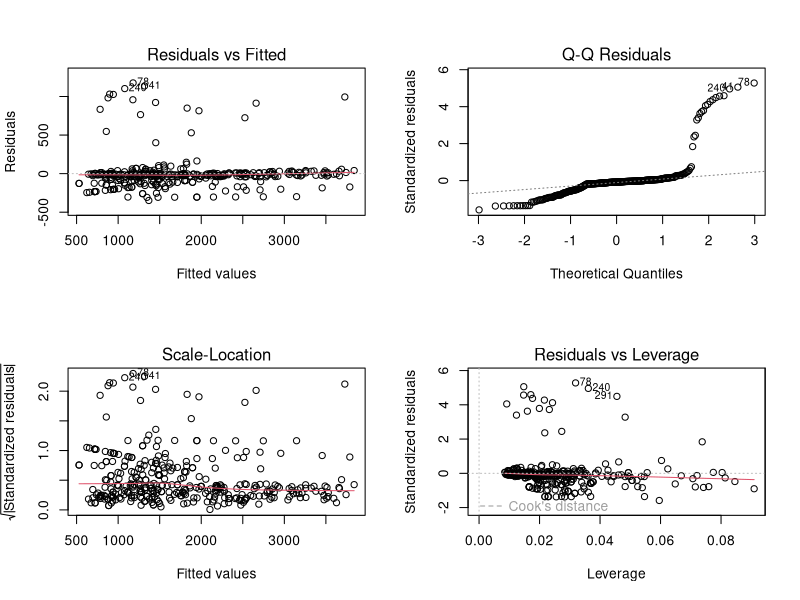
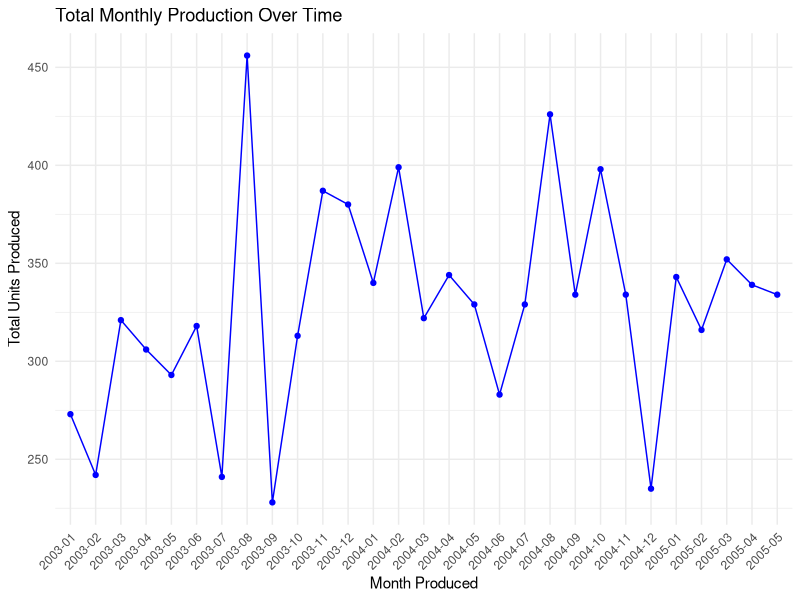
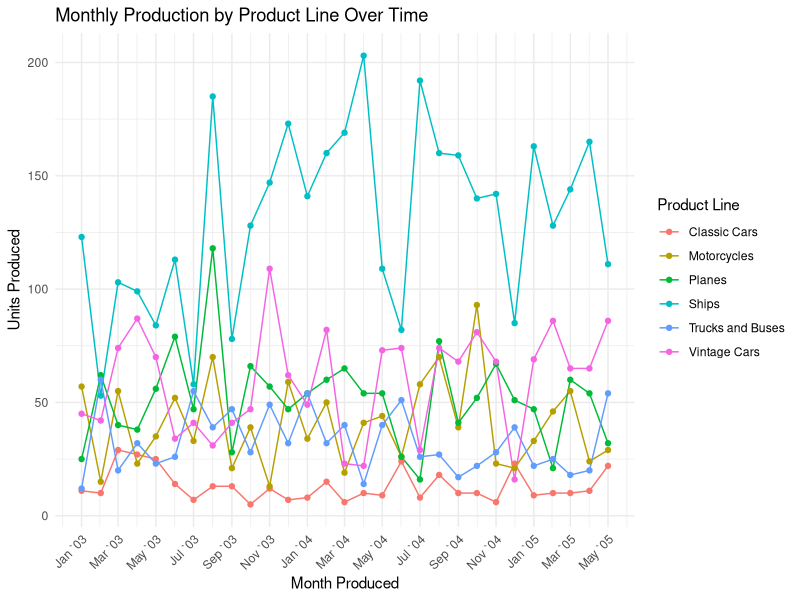
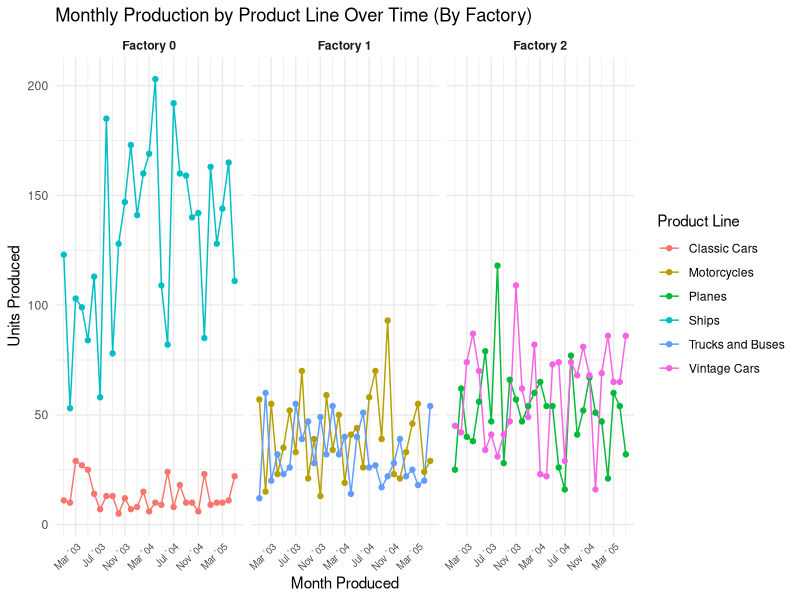
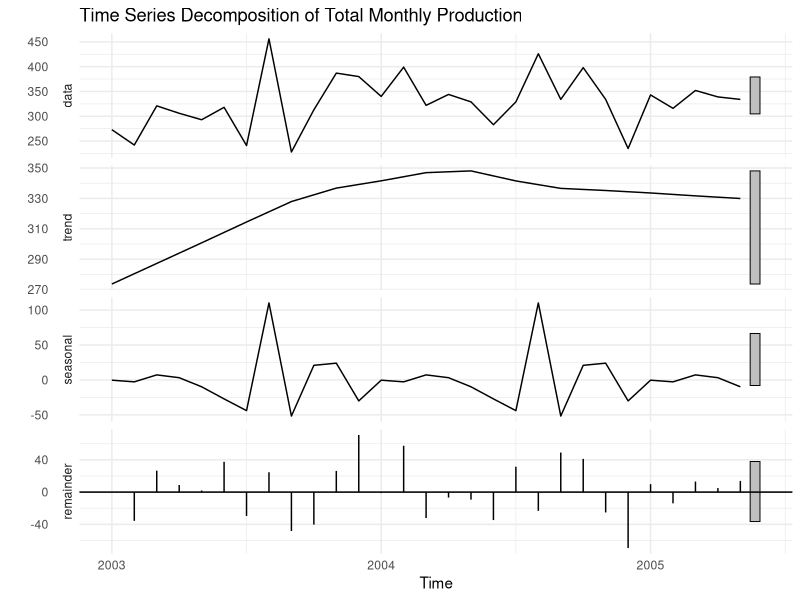
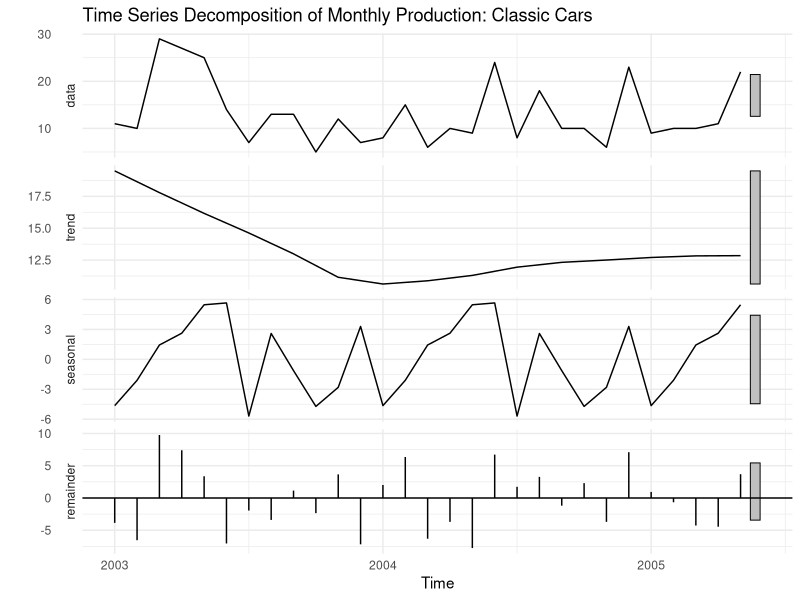
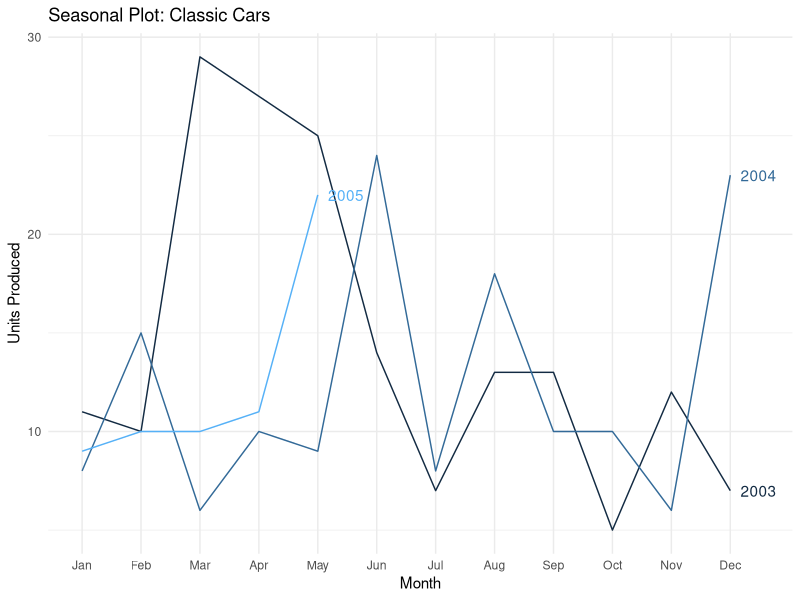
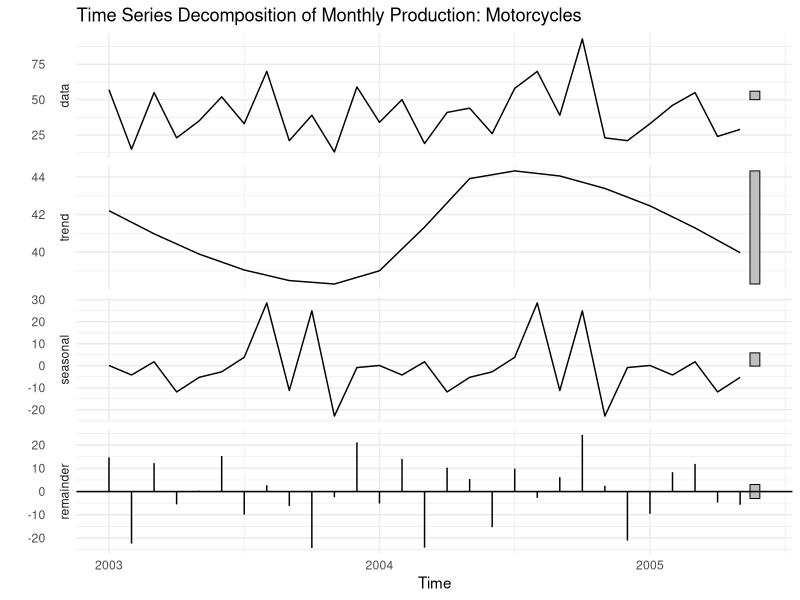

These charts were generated, in order, by the following R code:
## ---- chunk 1
library(readr)
library(tidyverse)
library(lubridate)
library(car)
library(MASS)
library(ggplot2)
library(dplyr)
library(forecast)
## ---- chunk 2
# Import production data, convert weeks into date datatype
production_data <- read_csv('CSV/weekly_factory_production.csv',
                            col_types = cols(
                              week = col_date(format = "%Y-%m-%d")))

# Import sales data, Convert N/A values back to North America, and convert date into date datatype
sales_data <- read_csv("CSV/sales_data_sample_cleaned.csv")
sales_data$TERRITORY[is.na(sales_data$TERRITORY)] <- "NA"
sales_data$ORDERDATE <- mdy(sales_data$ORDERDATE)

## ---- chunk 3
# Inspect data types
print("Inspect Data Types")
str(production_data)

# Observe Descriptive Statistics
print("Summarize Data Statistics")
summary(production_data)

# Verify missing values. If present, resolve conflict.
print("Verify Missing Values")
colSums((is.na(production_data)))

## ---- chunk 4

# Implement a Month column displaying the month and year for aggregation and visualization
production_data$Month <- format(production_data$week, "%Y-%m")
# Create a Month_Ordered Column containing the month and year combined. Will be used for future aggregations
sales_data$MONTH_ORDERED <- format(sales_data$ORDERDATE, "%Y-%m")

# Rename all columns to exclude spaces
production_data <- production_data %>%
  rename(
     "Classic_Cars" = `Classic Cars`,
     "Trucks_and_Buses" = `Trucks and Buses`,
     "Vintage_Cars" = `Vintage Cars` 
  )

sales_data <- sales_data %>%
  mutate(PRODUCTLINE = gsub(" ", "_", PRODUCTLINE))


# Calculate total production
production_data$TOTAL_UNITS <- production_data$Classic_Cars + production_data$Motorcycles + production_data$Planes +
  production_data$Ships + production_data$Trucks_and_Buses + production_data$Vintage_Cars

# We need to know the rough cost to produce individual products. Calculate the Cost Per Unit (CPU) by dividing the total sales by the total units.
production_data$`AGGREGATE_CPU` <- production_data$weekly_cost / production_data$TOTAL_UNITS

# The outlier column indicates sections of weekly cost data that deviates from the norm. Create a flag column with 1 indicating that the row has outlieing data
production_data$outlier_flag <- if_else(production_data$outlier > 0, 1, 0)

## ---- chunk 5
# Crate a long format of production data
weekly_productions_by_productline <- production_data %>% 
  group_by(Month) %>%
  pivot_longer(
    cols = c(Classic_Cars,Motorcycles, Planes, Ships, Trucks_and_Buses, Vintage_Cars),
    names_to = "PRODUCTLINE",
    values_to = "UNITS_PRODUCED"
  )
# Calculate product costs
weekly_productions_by_productline$AGG_PRODUCT_COSTS <- weekly_productions_by_productline$`AGGREGATE_CPU`* weekly_productions_by_productline$UNITS_PRODUCED

weekly_productions_by_productline
## ---- chunk 6
# Include the factory and outliers for the regression

Master_Regression <- lm(weekly_cost ~ Classic_Cars + Motorcycles + Planes + Ships + 
                  Trucks_and_Buses + Vintage_Cars + factor(factory_id), 
                  data = production_data,
                  weights = if_else(production_data$outlier == 0, 1, 0))
summary(Master_Regression)
par(mfrow=c(2,2))
plot(Master_Regression)
par(mfrow=c(1,1))
## ---- chunk 7
 
# Assign predicted coefficients of regression model to long format model
reg_coeffs <- coef(Master_Regression)
#Clean up the back ticks generated in production line names
names(reg_coeffs) <- gsub("`","", names(reg_coeffs))
# Define the base production intercept
base_intercept <- reg_coeffs["(Intercept)"]

# Implement regression calculated product cost per unit
weekly_productions_by_productline <- weekly_productions_by_productline %>%
  mutate(
    REGRESSION_CPU = ifelse(UNITS_PRODUCED > 0,
                            reg_coeffs[PRODUCTLINE],
                            0)
    )

# add intercepts based on factory id_ factory 0 is base ID
weekly_productions_by_productline <- weekly_productions_by_productline %>%
  mutate(
    REG_FACTORY_BASE_COST = base_intercept + case_when(
      factory_id == 1 ~ reg_coeffs["factor(factory_id)1"],
      factory_id == 2 ~ reg_coeffs["factor(factory_id)2"],
      TRUE            ~ 0 # This handles Factory 0
    )
  )
# add regression product costs
weekly_productions_by_productline$REG_TTL_PROD_COST_NO_BASE <- weekly_productions_by_productline$REGRESSION_CPU * weekly_productions_by_productline$UNITS_PRODUCED

weekly_productions_by_productline
## ---- chunk 8
# condense the data by month and product line
monthly_productions_factory_X_productline <- weekly_productions_by_productline %>%
  group_by(Month, PRODUCTLINE, factory_id) %>%
  summarise(
    TOTAL_UNITS_PRODUCED = sum(UNITS_PRODUCED),
    .groups = "drop"
  ) %>% filter(TOTAL_UNITS_PRODUCED != 0)
# Implement regression calculated product cost per unit
monthly_productions_factory_X_productline <- monthly_productions_factory_X_productline %>%
  mutate(
    REGRESSION_CPU = ifelse(TOTAL_UNITS_PRODUCED > 0,
                            reg_coeffs[PRODUCTLINE],
                            0)
    )

# add intercepts based on factory id_ factory 0 is base ID
monthly_productions_factory_X_productline <-monthly_productions_factory_X_productline %>%
  mutate(
    REG_FACTORY_BASE_COST = base_intercept + case_when(
      factory_id == 1 ~ reg_coeffs["factor(factory_id)1"],
      factory_id == 2 ~ reg_coeffs["factor(factory_id)2"],
      TRUE            ~ 0 # This handles Factory 0
    )
  )
# add regression product costs without base
monthly_productions_factory_X_productline$REG_PROD_COST_NO_BASE <-monthly_productions_factory_X_productline$REGRESSION_CPU * monthly_productions_factory_X_productline$TOTAL_UNITS_PRODUCED
# add regression product costs with base
monthly_productions_factory_X_productline$AVG_PRODUCTION_COST_W_BASE <- monthly_productions_factory_X_productline$REGRESSION_CPU *
  monthly_productions_factory_X_productline$TOTAL_UNITS_PRODUCED + 
  monthly_productions_factory_X_productline$REG_FACTORY_BASE_COST

monthly_productions_factory_X_productline

## ---- chunk 9
#Calculate average price by product type- used for product monthly data
monthly_sales_by_productline <- sales_data %>%
  group_by(MONTH_ORDERED, PRODUCTLINE) %>%
  summarise(
    MIN_PRICE_SOLD = min(PRICEEACH, na.rm = TRUE),
      AVG_PRICE_SOLD = mean(PRICEEACH, na.rm = TRUE),
    MAX_PRICE_SOLD = max(PRICEEACH, na.rm = TRUE),
    AVG_SHIPPED_PER_ORDER = mean(QUANTITYORDERED, na.rm = TRUE),
    TOTAL_SHIPPED = sum(QUANTITYORDERED, na.rm = TRUE),
    TOTAL_SALES = sum(SALES)
  )
monthly_sales_by_productline
## ---- chunk 10
# Implement a Full join of the condensed production data and sales data
Final_SalesXProduction_Productline <- monthly_productions_factory_X_productline %>%
  full_join(monthly_sales_by_productline,
            by = c("Month" = "MONTH_ORDERED","PRODUCTLINE"))
# Calculate profits per product
Final_SalesXProduction_Productline$MIN_PRODUCT_PROFIT <- Final_SalesXProduction_Productline$MIN_PRICE_SOLD - Final_SalesXProduction_Productline$REGRESSION_CPU
Final_SalesXProduction_Productline$AVG_PRODUCT_PROFIT <- Final_SalesXProduction_Productline$AVG_PRICE_SOLD - Final_SalesXProduction_Productline$REGRESSION_CPU
Final_SalesXProduction_Productline$Max_PRODUCT_PROFIT <- Final_SalesXProduction_Productline$MAX_PRICE_SOLD - Final_SalesXProduction_Productline$REGRESSION_CPU
            
# Add Average Revenue per product
Final_SalesXProduction_Productline$MIN_TOTAL_REVENUE <- Final_SalesXProduction_Productline$TOTAL_SHIPPED * Final_SalesXProduction_Productline$MIN_PRICE_SOLD
Final_SalesXProduction_Productline$AVG_TOTAL_REVENUE <- Final_SalesXProduction_Productline$TOTAL_SHIPPED * Final_SalesXProduction_Productline$AVG_PRICE_SOLD
Final_SalesXProduction_Productline$MAX_TOTAL_REVENUE <- Final_SalesXProduction_Productline$TOTAL_SHIPPED * Final_SalesXProduction_Productline$MAX_PRICE_SOLD
# Add average profit 
Final_SalesXProduction_Productline$MIN_TOTAL_PROFIT <- Final_SalesXProduction_Productline$MIN_TOTAL_REVENUE - Final_SalesXProduction_Productline$AVG_PRODUCTION_COST_W_BASE
Final_SalesXProduction_Productline$AVG_TOTAL_PROFIT <- Final_SalesXProduction_Productline$AVG_TOTAL_REVENUE - Final_SalesXProduction_Productline$AVG_PRODUCTION_COST_W_BASE
Final_SalesXProduction_Productline$MAX_TOTAL_PROFIT <- Final_SalesXProduction_Productline$MAX_TOTAL_REVENUE - Final_SalesXProduction_Productline$AVG_PRODUCTION_COST_W_BASE
Final_SalesXProduction_Productline$ACTUAL_TOTAL_PROFIT <- Final_SalesXProduction_Productline$TOTAL_SALES - Final_SalesXProduction_Productline$AVG_PRODUCTION_COST_W_BASE

Final_SalesXProduction_Productline
## ---- chunk 11
# Aggregate the monthly data
#predicted weekly costs
production_data$PREDICTED_WEEKLY_COST <- predict(Master_Regression, newdata = production_data)

Summary_Monthly_Data <- production_data %>%
  group_by(Month) %>%
  summarise(
    MONTHLY_PRODUCTION  = sum(TOTAL_UNITS),
    ACTUAL_MONTHLY_COST = sum(weekly_cost),
    PRED_MONTHLY_COST   = sum(PREDICTED_WEEKLY_COST),
    #Actual Cost Per Unit
    ACTUAL_AVG_CPU      = ACTUAL_MONTHLY_COST / MONTHLY_PRODUCTION,
    # Predicted Cost Per Unit
    REGRESSION_AVG_CPU  = PRED_MONTHLY_COST / MONTHLY_PRODUCTION,
    CPU_VARIANCE        = ACTUAL_AVG_CPU - REGRESSION_AVG_CPU
  )
Summary_Monthly_Data
## ---- chunk 12
#Calculate average price by month - used for monthly data
Monthly_Sales_Data <- sales_data %>%
  group_by(MONTH_ORDERED) %>%
  summarise(
    MIN_PRICE_SOLD = min(PRICEEACH, na.rm = TRUE),
    AVG_PRICE_SOLD = mean(PRICEEACH, na.rm = TRUE),
    MAX_PRICE_SOLD = max(PRICEEACH, na.rm = TRUE),
    AVG_SHIPPED_PER_ORDER = mean(QUANTITYORDERED, na.rm = TRUE),
    TOTAL_SHIPPED = sum(QUANTITYORDERED, na.rm = TRUE),
    TOTAL_SALES = sum(SALES)
  )

Monthly_Sales_Data
## ---- chunk 13
# FUll join of sales and production
Final_SalesXProduction_Month <- Summary_Monthly_Data %>%
  full_join(Monthly_Sales_Data,
            by = c("Month" = "MONTH_ORDERED"))
# Ensure Dates are date data types
Final_SalesXProduction_Productline$Month <- ym(Final_SalesXProduction_Productline$Month)

# Calculate profits per product
Final_SalesXProduction_Month$MIN_PRODUCT_PROFIT <- Final_SalesXProduction_Month$MIN_PRICE_SOLD - Final_SalesXProduction_Month$REGRESSION_AVG_CPU
Final_SalesXProduction_Month$AVG_PRODUCT_PROFIT <- Final_SalesXProduction_Month$AVG_PRICE_SOLD - Final_SalesXProduction_Month$REGRESSION_AVG_CPU
Final_SalesXProduction_Month$Max_PRODUCT_PROFIT <- Final_SalesXProduction_Month$MAX_PRICE_SOLD - Final_SalesXProduction_Month$REGRESSION_AVG_CPU

#add Revenue
Final_SalesXProduction_Month$MIN_TOTAL_REVENUE <- Final_SalesXProduction_Month$TOTAL_SHIPPED * Final_SalesXProduction_Month$MIN_PRICE_SOLD
Final_SalesXProduction_Month$AVG_TOTAL_REVENUE <- Final_SalesXProduction_Month$TOTAL_SHIPPED * Final_SalesXProduction_Month$AVG_PRICE_SOLD
Final_SalesXProduction_Month$MAX_TOTAL_REVENUE <- Final_SalesXProduction_Month$TOTAL_SHIPPED * Final_SalesXProduction_Month$MAX_PRICE_SOLD

#add profit
Final_SalesXProduction_Month$MIN_TOTAL_PROFIT <- Final_SalesXProduction_Month$MIN_TOTAL_REVENUE - Final_SalesXProduction_Month$ACTUAL_MONTHLY_COST
Final_SalesXProduction_Month$AVG_TOTAL_PROFIT <- Final_SalesXProduction_Month$AVG_TOTAL_REVENUE - Final_SalesXProduction_Month$ACTUAL_MONTHLY_COST
Final_SalesXProduction_Month$MAX_TOTAL_PROFIT <- Final_SalesXProduction_Month$MAX_TOTAL_REVENUE - Final_SalesXProduction_Month$ACTUAL_MONTHLY_COST
Final_SalesXProduction_Month$ACTUAL_TOTAL_PROFIT <- Final_SalesXProduction_Month$TOTAL_SALES - Final_SalesXProduction_Month$ACTUAL_MONTHLY_COST

Final_SalesXProduction_Month
## ---- chunk 14


## ---- chunk 15
# Loading the data
df_total <- read_csv("monthly_salesXproduction.csv", show_col_types = FALSE)
df_line <- read_csv("monthly_salesXproduction_by_productline.csv", show_col_types = FALSE)

# Sort chronologically by month
df_total <- df_total %>% arrange(MONTH_PRODUCED)
df_line <- df_line %>% arrange(MONTH_PRODUCED)
## ---- chunk 16
plot_total <- ggplot(df_total, aes(x = MONTH_PRODUCED, y = MONTHLY_PRODUCTION)) +
  geom_line(color = "blue", group = 1) +
  geom_point(color = "blue") +
  labs(title = "Total Monthly Production Over Time",
       x = "Month Produced",
       y = "Total Units Produced") +
  theme_minimal() +
  theme(axis.text.x = element_text(angle = 45, hjust = 1)) +
  # Making x-axis labels more readable
  scale_x_discrete(breaks = function(x) x[seq(1, length(x), 
                      by = max(1, floor(length(x)/15)))])
print(plot_total)
## ---- chunk 17
df_line_filtered <- df_line %>% 
  drop_na(factory_id) %>% 
  mutate(factory_label = paste("Factory", factory_id),
         MONTH_DATE = ym(MONTH_PRODUCED))

plot_productline <- ggplot(df_line_filtered, aes(x = MONTH_DATE, y = TOTAL_UNITS_PRODUCED,
                                        color = PRODUCTLINE, group = PRODUCTLINE)) +
  geom_line() +
  geom_point() +
  labs(title = "Monthly Production by Product Line Over Time",
       x = "Month Produced",
       y = "Units Produced",
       color = "Product Line") +
  theme_minimal() +
  theme(axis.text.x = element_text(angle = 45, hjust = 1)) +
  scale_x_date(date_breaks = "2 months", date_labels = "%b `%y")

print(plot_productline)
## ---- chunk 18
# Making cleaner labels
df_line_filtered <- df_line %>% 
  # Removing the factory with no data
  drop_na(factory_id) %>% 
  mutate(factory_label = paste("Factory", factory_id),
         MONTH_DATE = ym(MONTH_PRODUCED))

plot_productline_faceted <- ggplot(df_line_filtered, aes(x = MONTH_DATE, y = TOTAL_UNITS_PRODUCED,
                                        color = PRODUCTLINE, group = PRODUCTLINE)) +
  geom_line() +
  geom_point() +
  # Splitting the plot by factory
  facet_wrap(~ factory_label) +
  labs(title = "Monthly Production by Product Line Over Time (By Factory)",
       x = "Month Produced",
       y = "Units Produced",
       color = "Product Line") +
  theme_minimal() +
  theme(axis.text.x = element_text(angle = 45, hjust = 1, size = 7),
        strip.text = element_text(face = "bold")) +
  # Easier to read label formatting, every four months for space savings
  scale_x_date(date_breaks = "4 months", date_labels = "%b `%y")

print(plot_productline_faceted)
## ---- chunk 19
# Making a column of Date objects
df_total = df_total %>% 
  mutate(MONTH_DATE = ym(MONTH_PRODUCED))

# Converting to a Time Series object
start_year <- year(min(df_total$MONTH_DATE))
start_month <- month(min(df_total$MONTH_DATE))

# Frequency of 12 for 12 months
production_ts <- ts(df_total$MONTHLY_PRODUCTION,
                    start = c(start_year, start_month),
                    frequency = 12)

# STL to split into Seasonality, Trend, and Remainder
decomposition <- stl(production_ts, s.window = "periodic")
plot_decomp <- autoplot(decomposition) +
  theme_minimal() +
  labs(title = "Time Series Decomposition of Total Monthly Production")

print(plot_decomp)
## ---- chunk 20
# Ignoring product lines with no production, i.e. Trains
valid_product_lines <- df_line %>% 
  group_by(PRODUCTLINE) %>% 
  summarize(total = sum(TOTAL_UNITS_PRODUCED, na.rm = TRUE)) %>% 
  filter(total > 0) %>% 
  pull(PRODUCTLINE)

# Loop through each valid product line to generate plots
for (prod_line in valid_product_lines) {
  # Filter and prepare data for the specific product line
  df_sub <- df_line %>% 
    filter(PRODUCTLINE == prod_line) %>% 
    # If a month is missing, fill it with 0
    complete(MONTH_PRODUCED = unique(df_line$MONTH_PRODUCED),
             fill = list(TOTAL_UNITS_PRODUCED = 0)) %>% 
    arrange(MONTH_PRODUCED)
  
  # Create a Time Series object
  prod_ts <- ts(df_sub$TOTAL_UNITS_PRODUCED,
                start = c(start_year, start_month),
                frequency = 12)
  # Plot Decomposition
  decomp <- stl(prod_ts, s.window = "periodic")
  plot_decomp <- autoplot(decomp) +
    theme_minimal() +
    labs(title = paste("Time Series Decomposition of Monthly Production:", prod_line))
  
  print(plot_decomp)
  
  # Plot Seasonal Plot
  plot_season <- ggseasonplot(prod_ts, year.labels = TRUE, continuous = TRUE) +
  theme_minimal() +
  labs(title = paste("Seasonal Plot:", prod_line),
       y = "Units Produced",
       x = "Month")
  
  print(plot_season)
}
## ---- chunk 21
# Calculating average monthly production
cat("Average Monthly Production:\t", round(mean(df_total$MONTHLY_PRODUCTION), 2), "units\n")

# Find peak production month
peak_month <- df_total %>% filter(MONTHLY_PRODUCTION == max(MONTHLY_PRODUCTION))
cat("Peak Production Month:\t\t", peak_month$MONTH_PRODUCED, "with", peak_month$MONTHLY_PRODUCTION, "units\n")

# Find lowest production month
lowest_month <- df_total %>% filter(MONTHLY_PRODUCTION == min(MONTHLY_PRODUCTION))
cat("Lowest Production Month:\t", lowest_month$MONTH_PRODUCED, "with", lowest_month$MONTHLY_PRODUCTION, "units\n")

cat("Total Production by Product Line:\n")
product_line_summary <- df_line %>% 
  group_by(PRODUCTLINE) %>% 
  summarize(TOTAL_PRODUCED = sum(TOTAL_UNITS_PRODUCED, na.rm = TRUE)) %>% 
  arrange(desc(TOTAL_PRODUCED))

print(product_line_summary)
## ---- chunk 22
# Ingore NA values from trains
clean_data <- Final_SalesXProduction_Productline %>%
  drop_na(Month, TOTAL_UNITS_PRODUCED)

ggplot(clean_data,
       aes(x = Month, y = TOTAL_UNITS_PRODUCED)) +
  geom_line() +
  geom_smooth(se = FALSE)+
  facet_wrap(~PRODUCTLINE) +
  scale_x_date(date_breaks = "1 year", date_labels = "%Y") +
  labs(x = "Year", y = "Total Units Produced")+
  theme_minimal() +
  theme(axis.text.x = element_text(angle = 45, hjust = 1))
## ---- chunk 23
production_model <- function(product_line) {
  # Create a productline time table
  submodel <- Final_SalesXProduction_Productline %>%
    filter(PRODUCTLINE == product_line) %>%
    arrange(Month)
  
  # Build Time Series object
  ts_submodel <-ts(submodel$TOTAL_UNITS_PRODUCED,
                   start = c(year(min(submodel$Month)),
                             month(min(submodel$Month))),
                   frequency = 12)
  
  fit <- stl(ts_submodel, s.window = "period")
  autoplot(fit)+
  ggtitle(paste("STL Decomposition —", product_line))
}
#Run all forecasts
product_lines <- unique(Final_SalesXProduction_Productline$PRODUCTLINE)
product_lines <- product_lines[product_lines != "Trains"]
results <- map(product_lines, production_model)
results <- results[!sapply(results, is.null)]
results

## ---- chunk 24
production_model <- function(product_line) {
  # Create a productline time table
  submodel <- Final_SalesXProduction_Productline %>%
    filter(PRODUCTLINE == product_line) %>%
    arrange(Month) %>%
  # Fill in missing order points with 0's
    tidyr::complete(
      Month = seq.Date(min(Month), max(Month), by = "month"),
      fill = list(TOTAL_UNITS_PRODUCED = 0)
    )
  
  # Build Time Series object
  ts_submodel <-ts(submodel$TOTAL_UNITS_PRODUCED,
                   start = c(year(min(submodel$Month)),
                             month(min(submodel$Month))),
                   frequency = 12)
  last_date <- max(submodel$Month)
  target_end <- as.Date("2006-01-01")
  h <- interval(last_date, target_end) %/% months(1)
  
  ets_auto <- ets(ts_submodel)
  forecast_ets_auto <- forecast(ets_auto, h = h)
  
  arima_auto <- auto.arima(ts_submodel)
  forecast_arima <- forecast(arima_auto, h = h)
  
  lm_model <- tslm(ts_submodel ~ trend + season)
  forecast_lm <- forecast(lm_model, h = h)
  
  stl_fit <- stl(ts_submodel, s.window = "period")
  stl_forecast <- forecast(stl_fit, h = h)
  
   stl_forecast <- tryCatch(
    stlf(ts_submodel, h = h),
    error = function(e) NULL
  )
  
  accuracy_table <- list(
    ETS_Auto = accuracy(forecast_ets_auto)[1,],
    ARIMA = accuracy(forecast_arima)[1,],
    Linear_Regression = accuracy(forecast_lm)[1,]
  )
  if (!is.null(stl_forecast)) {
    accuracy_table$STL <- accuracy(stl_forecast)[1,]
  }
  
  accuracy_table <- round(do.call(rbind, accuracy_table), 2)
  cat("\n===", product_line, "===\n")
  print(accuracy_table)
}

product_lines <- unique(Final_SalesXProduction_Productline$PRODUCTLINE)
results <- map(product_lines, production_model)
product_lines <- product_lines[product_lines != "Trains"]
results <- results[!sapply(results, is.null)]

## ---- chunk 25
forecast_production <- function(product_line) {
  submodel <- Final_SalesXProduction_Productline %>%
    filter(PRODUCTLINE == product_line) %>%
    arrange(Month) %>%
    # Fill in missing order points with 0's
    tidyr::complete(
      Month = seq.Date(min(Month), max(Month), by = "month"),
      fill = list(TOTAL_UNITS_PRODUCED = 0)
    )
  
  ts_submodel <- ts(submodel$TOTAL_UNITS_PRODUCED,
                 start = c(year(min(submodel$Month)),
                           month(min(submodel$Month))),
                 frequency = 12)
  # Calculate Time series ranges
  last_date <- max(submodel$Month)
  target_end <- as.Date("2005-12-31")
  h <- interval(last_date, target_end) %/% months(1)
  
  # Use different series depending num months in dataset

  stl_model <- stl(ts_submodel, s.window = "periodic")
  ts_forecast <- forecast(stl_model, h=h) 
  
  # Add a floor of 0 to reduce negative forecasting
  ts_forecast$lower[ts_forecast$lower < 0] <- 0
  
  # Display forecasting data
  cat("\n===", product_line, "===\n")
  print(ts_forecast)
  
  #plot the forecast
  autoplot(ts_forecast) +
    ggtitle(paste(product_line, "Orders Forecast"))
  
}

#Run all forecasts
product_lines <- unique(Final_SalesXProduction_Productline$PRODUCTLINE)
product_lines <- product_lines[product_lines != "Trains"]
#Map the products to the function
results <- map(product_lines, forecast_production)
results
